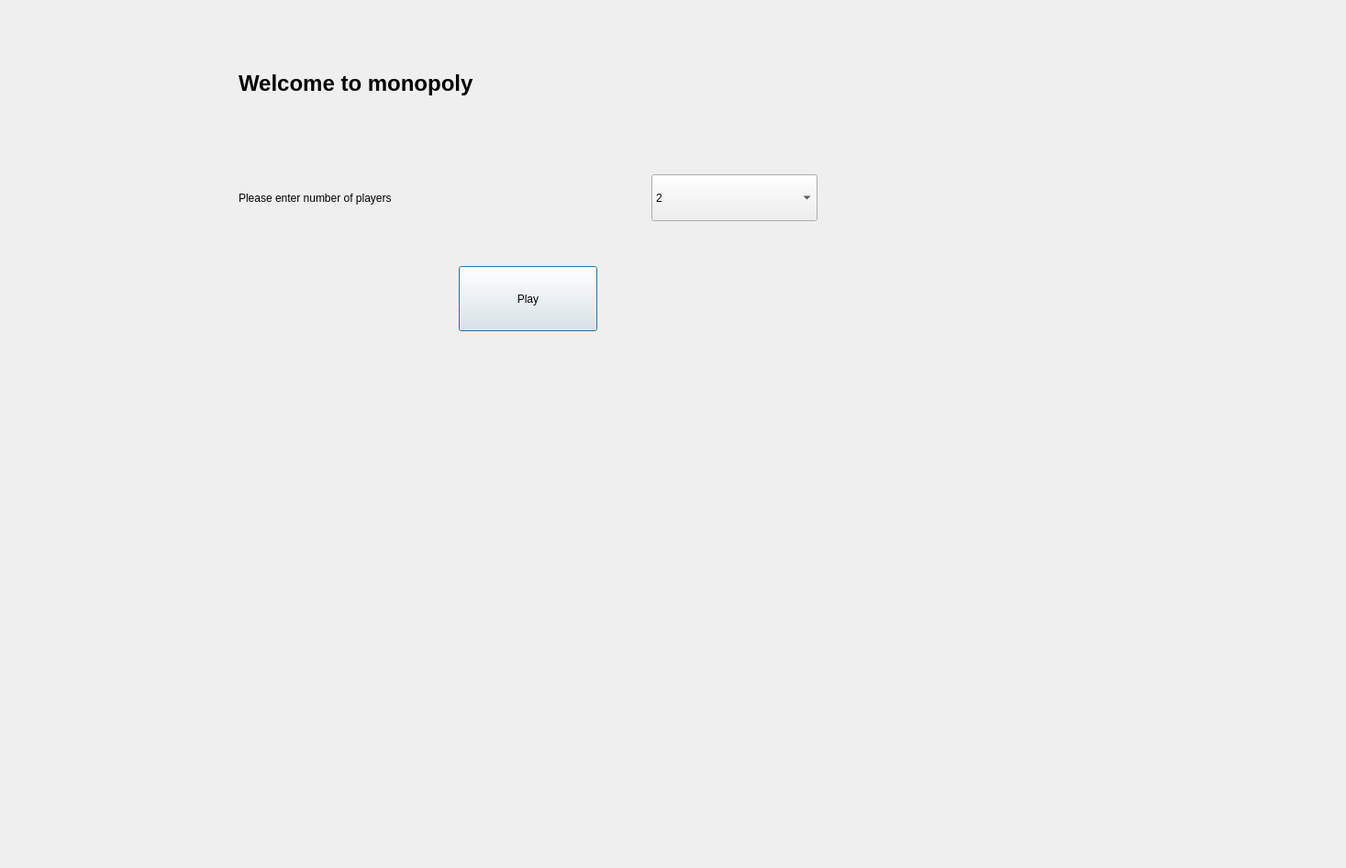
<?xml version="1.0" encoding="UTF-8"?>
<ui version="4.0">
 <class>Dialog</class>
 <widget class="QDialog" name="Dialog">
  <property name="geometry">
   <rect>
    <x>0</x>
    <y>0</y>
    <width>1467</width>
    <height>946</height>
   </rect>
  </property>
  <property name="windowTitle">
   <string>Dialog</string>
  </property>
  <widget class="QComboBox" name="comboBox">
   <property name="geometry">
    <rect>
     <x>710</x>
     <y>190</y>
     <width>181</width>
     <height>51</height>
    </rect>
   </property>
   <item>
    <property name="text">
     <string>2</string>
    </property>
   </item>
   <item>
    <property name="text">
     <string>3</string>
    </property>
   </item>
   <item>
    <property name="text">
     <string>4</string>
    </property>
   </item>
   <item>
    <property name="text">
     <string>5</string>
    </property>
   </item>
   <item>
    <property name="text">
     <string>6</string>
    </property>
   </item>
   <item>
    <property name="text">
     <string>7</string>
    </property>
   </item>
   <item>
    <property name="text">
     <string>8</string>
    </property>
   </item>
  </widget>
  <widget class="QPushButton" name="pushButton">
   <property name="geometry">
    <rect>
     <x>500</x>
     <y>290</y>
     <width>151</width>
     <height>71</height>
    </rect>
   </property>
   <property name="text">
    <string>Play</string>
   </property>
  </widget>
  <widget class="QLabel" name="label">
   <property name="geometry">
    <rect>
     <x>260</x>
     <y>190</y>
     <width>371</width>
     <height>51</height>
    </rect>
   </property>
   <property name="text">
    <string>Please enter number of players</string>
   </property>
  </widget>
  <widget class="QLabel" name="label_2">
   <property name="geometry">
    <rect>
     <x>260</x>
     <y>40</y>
     <width>1041</width>
     <height>101</height>
    </rect>
   </property>
   <property name="font">
    <font>
     <pointsize>18</pointsize>
     <weight>75</weight>
     <bold>true</bold>
    </font>
   </property>
   <property name="text">
    <string>Welcome to monopoly</string>
   </property>
  </widget>
 </widget>
 <resources/>
 <connections/>
</ui>
